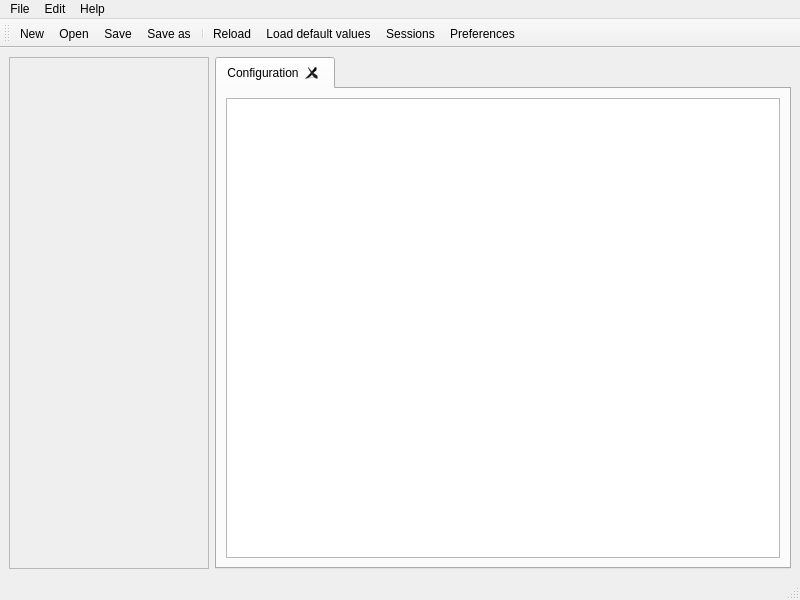
<?xml version="1.0" encoding="UTF-8"?>
<ui version="4.0">
 <class>MainWindow</class>
 <widget class="QMainWindow" name="MainWindow">
  <property name="geometry">
   <rect>
    <x>0</x>
    <y>0</y>
    <width>800</width>
    <height>600</height>
   </rect>
  </property>
  <property name="windowTitle">
   <string>CfgUI</string>
  </property>
  <widget class="QWidget" name="centralwidget">
   <layout class="QGridLayout" name="gridLayout">
    <item row="0" column="1">
     <layout class="QGridLayout" name="gridLayout_2">
      <item row="0" column="0">
       <widget class="QTabWidget" name="tabs">
        <property name="currentIndex">
         <number>0</number>
        </property>
        <property name="tabsClosable">
         <bool>true</bool>
        </property>
        <property name="movable">
         <bool>true</bool>
        </property>
        <widget class="QWidget" name="tab_config">
         <attribute name="title">
          <string>Configuration</string>
         </attribute>
         <layout class="QVBoxLayout" name="verticalLayout">
          <item>
           <widget class="QTreeView" name="treeview_config">
            <property name="acceptDrops">
             <bool>false</bool>
            </property>
            <property name="dragEnabled">
             <bool>false</bool>
            </property>
           </widget>
          </item>
         </layout>
        </widget>
       </widget>
      </item>
     </layout>
    </item>
    <item row="0" column="0">
     <widget class="QFrame" name="frame_left">
      <property name="minimumSize">
       <size>
        <width>200</width>
        <height>0</height>
       </size>
      </property>
      <property name="frameShape">
       <enum>QFrame::StyledPanel</enum>
      </property>
      <property name="frameShadow">
       <enum>QFrame::Raised</enum>
      </property>
     </widget>
    </item>
   </layout>
  </widget>
  <widget class="QMenuBar" name="menubar">
   <property name="geometry">
    <rect>
     <x>0</x>
     <y>0</y>
     <width>800</width>
     <height>22</height>
    </rect>
   </property>
   <widget class="QMenu" name="menu_file">
    <property name="title">
     <string>File</string>
    </property>
    <addaction name="menu_file_new"/>
    <addaction name="menu_file_open"/>
    <addaction name="menu_file_save"/>
    <addaction name="menu_file_save_as"/>
    <addaction name="separator"/>
    <addaction name="menu_file_quit"/>
   </widget>
   <widget class="QMenu" name="menu_edit">
    <property name="title">
     <string>Edit</string>
    </property>
    <addaction name="separator"/>
    <addaction name="menu_edit_expand_all"/>
    <addaction name="menu_edit_collapse_all"/>
    <addaction name="menu_edit_reload"/>
    <addaction name="menu_edit_load_default"/>
    <addaction name="separator"/>
    <addaction name="menu_edit_sessions"/>
    <addaction name="separator"/>
    <addaction name="menu_edit_preferences"/>
   </widget>
   <widget class="QMenu" name="menu_help">
    <property name="title">
     <string>Help</string>
    </property>
   </widget>
   <addaction name="menu_file"/>
   <addaction name="menu_edit"/>
   <addaction name="menu_help"/>
  </widget>
  <widget class="QStatusBar" name="statusbar"/>
  <widget class="QToolBar" name="toolbar">
   <property name="windowTitle">
    <string>toolBar</string>
   </property>
   <attribute name="toolBarArea">
    <enum>TopToolBarArea</enum>
   </attribute>
   <attribute name="toolBarBreak">
    <bool>false</bool>
   </attribute>
   <addaction name="menu_file_new"/>
   <addaction name="menu_file_open"/>
   <addaction name="menu_file_save"/>
   <addaction name="menu_file_save_as"/>
   <addaction name="separator"/>
   <addaction name="menu_edit_reload"/>
   <addaction name="menu_edit_load_default"/>
   <addaction name="menu_edit_sessions"/>
   <addaction name="menu_edit_preferences"/>
  </widget>
  <action name="menu_file_new">
   <property name="icon">
    <iconset theme="document-new">
     <normaloff/>
    </iconset>
   </property>
   <property name="text">
    <string>New</string>
   </property>
   <property name="shortcut">
    <string>Ctrl+N</string>
   </property>
  </action>
  <action name="menu_file_open">
   <property name="icon">
    <iconset theme="document-open">
     <normaloff/>
    </iconset>
   </property>
   <property name="text">
    <string>Open</string>
   </property>
   <property name="shortcut">
    <string>Ctrl+O</string>
   </property>
  </action>
  <action name="menu_file_save">
   <property name="icon">
    <iconset theme="document-save">
     <normaloff/>
    </iconset>
   </property>
   <property name="text">
    <string>Save</string>
   </property>
   <property name="shortcut">
    <string>Ctrl+S</string>
   </property>
  </action>
  <action name="menu_file_save_as">
   <property name="icon">
    <iconset theme="document-save-as">
     <normaloff/>
    </iconset>
   </property>
   <property name="text">
    <string>Save as</string>
   </property>
   <property name="shortcut">
    <string>Ctrl+Shift+S</string>
   </property>
  </action>
  <action name="menu_file_quit">
   <property name="icon">
    <iconset theme="window-close">
     <normaloff/>
    </iconset>
   </property>
   <property name="text">
    <string>Quit</string>
   </property>
   <property name="shortcut">
    <string>Ctrl+Q</string>
   </property>
  </action>
  <action name="menu_edit_reload">
   <property name="icon">
    <iconset theme="view-refresh">
     <normaloff/>
    </iconset>
   </property>
   <property name="text">
    <string>Reload</string>
   </property>
   <property name="shortcut">
    <string>F5</string>
   </property>
  </action>
  <action name="menu_edit_load_default">
   <property name="icon">
    <iconset theme="edit-clear">
     <normaloff/>
    </iconset>
   </property>
   <property name="text">
    <string>Load default values</string>
   </property>
   <property name="shortcut">
    <string>Ctrl+F5</string>
   </property>
  </action>
  <action name="menu_edit_save_default">
   <property name="text">
    <string>Save as default values</string>
   </property>
  </action>
  <action name="menu_edit_load_specification_default">
   <property name="text">
    <string>Load default values from specification</string>
   </property>
  </action>
  <action name="menu_edit_sessions">
   <property name="icon">
    <iconset theme="document-properties">
     <normaloff/>
    </iconset>
   </property>
   <property name="text">
    <string>Sessions</string>
   </property>
   <property name="shortcut">
    <string>Ctrl+Shift+O</string>
   </property>
  </action>
  <action name="menu_edit_preferences">
   <property name="icon">
    <iconset theme="preferences-other">
     <normaloff/>
    </iconset>
   </property>
   <property name="text">
    <string>Preferences</string>
   </property>
   <property name="shortcut">
    <string>Ctrl+Shift+P</string>
   </property>
  </action>
  <action name="actionBar">
   <property name="text">
    <string>bar</string>
   </property>
  </action>
  <action name="menu_edit_collapse_all">
   <property name="text">
    <string>Collapse all</string>
   </property>
  </action>
  <action name="menu_edit_expand_all">
   <property name="text">
    <string>Expand all</string>
   </property>
  </action>
 </widget>
 <resources/>
 <connections>
  <connection>
   <sender>menu_file_new</sender>
   <signal>triggered()</signal>
   <receiver>MainWindow</receiver>
   <slot>on_menu_file_new()</slot>
   <hints>
    <hint type="sourcelabel">
     <x>-1</x>
     <y>-1</y>
    </hint>
    <hint type="destinationlabel">
     <x>399</x>
     <y>299</y>
    </hint>
   </hints>
  </connection>
  <connection>
   <sender>menu_file_open</sender>
   <signal>triggered()</signal>
   <receiver>MainWindow</receiver>
   <slot>on_menu_file_open()</slot>
   <hints>
    <hint type="sourcelabel">
     <x>-1</x>
     <y>-1</y>
    </hint>
    <hint type="destinationlabel">
     <x>399</x>
     <y>299</y>
    </hint>
   </hints>
  </connection>
  <connection>
   <sender>menu_file_save</sender>
   <signal>triggered()</signal>
   <receiver>MainWindow</receiver>
   <slot>on_menu_file_save()</slot>
   <hints>
    <hint type="sourcelabel">
     <x>-1</x>
     <y>-1</y>
    </hint>
    <hint type="destinationlabel">
     <x>399</x>
     <y>299</y>
    </hint>
   </hints>
  </connection>
  <connection>
   <sender>menu_file_save_as</sender>
   <signal>triggered()</signal>
   <receiver>MainWindow</receiver>
   <slot>on_menu_file_save_as()</slot>
   <hints>
    <hint type="sourcelabel">
     <x>-1</x>
     <y>-1</y>
    </hint>
    <hint type="destinationlabel">
     <x>399</x>
     <y>299</y>
    </hint>
   </hints>
  </connection>
  <connection>
   <sender>menu_edit_preferences</sender>
   <signal>triggered()</signal>
   <receiver>MainWindow</receiver>
   <slot>on_menu_file_preferences()</slot>
   <hints>
    <hint type="sourcelabel">
     <x>-1</x>
     <y>-1</y>
    </hint>
    <hint type="destinationlabel">
     <x>399</x>
     <y>299</y>
    </hint>
   </hints>
  </connection>
  <connection>
   <sender>menu_edit_sessions</sender>
   <signal>triggered()</signal>
   <receiver>MainWindow</receiver>
   <slot>on_menu_file_sessions()</slot>
   <hints>
    <hint type="sourcelabel">
     <x>-1</x>
     <y>-1</y>
    </hint>
    <hint type="destinationlabel">
     <x>399</x>
     <y>299</y>
    </hint>
   </hints>
  </connection>
  <connection>
   <sender>menu_file_quit</sender>
   <signal>triggered()</signal>
   <receiver>MainWindow</receiver>
   <slot>on_menu_file_quit()</slot>
   <hints>
    <hint type="sourcelabel">
     <x>-1</x>
     <y>-1</y>
    </hint>
    <hint type="destinationlabel">
     <x>399</x>
     <y>299</y>
    </hint>
   </hints>
  </connection>
  <connection>
   <sender>menu_edit_reload</sender>
   <signal>triggered()</signal>
   <receiver>MainWindow</receiver>
   <slot>on_menu_edit_reload()</slot>
   <hints>
    <hint type="sourcelabel">
     <x>-1</x>
     <y>-1</y>
    </hint>
    <hint type="destinationlabel">
     <x>399</x>
     <y>299</y>
    </hint>
   </hints>
  </connection>
  <connection>
   <sender>menu_edit_load_default</sender>
   <signal>triggered()</signal>
   <receiver>MainWindow</receiver>
   <slot>on_menu_edit_load_default()</slot>
   <hints>
    <hint type="sourcelabel">
     <x>-1</x>
     <y>-1</y>
    </hint>
    <hint type="destinationlabel">
     <x>399</x>
     <y>299</y>
    </hint>
   </hints>
  </connection>
  <connection>
   <sender>menu_edit_collapse_all</sender>
   <signal>triggered()</signal>
   <receiver>MainWindow</receiver>
   <slot>on_menu_edit_collapse_all()</slot>
   <hints>
    <hint type="sourcelabel">
     <x>-1</x>
     <y>-1</y>
    </hint>
    <hint type="destinationlabel">
     <x>399</x>
     <y>299</y>
    </hint>
   </hints>
  </connection>
  <connection>
   <sender>menu_edit_expand_all</sender>
   <signal>triggered()</signal>
   <receiver>MainWindow</receiver>
   <slot>on_menu_edit_expand_all()</slot>
   <hints>
    <hint type="sourcelabel">
     <x>-1</x>
     <y>-1</y>
    </hint>
    <hint type="destinationlabel">
     <x>399</x>
     <y>299</y>
    </hint>
   </hints>
  </connection>
 </connections>
 <slots>
  <slot>on_menu_file_new()</slot>
  <slot>on_menu_file_open()</slot>
  <slot>on_menu_file_save()</slot>
  <slot>on_menu_file_save_as()</slot>
  <slot>on_menu_file_preferences()</slot>
  <slot>on_menu_file_sessions()</slot>
  <slot>on_menu_file_quit()</slot>
  <slot>on_menu_edit_reload()</slot>
  <slot>on_menu_edit_load_default()</slot>
  <slot>on_menu_edit_collapse_all()</slot>
  <slot>on_menu_edit_expand_all()</slot>
 </slots>
</ui>
